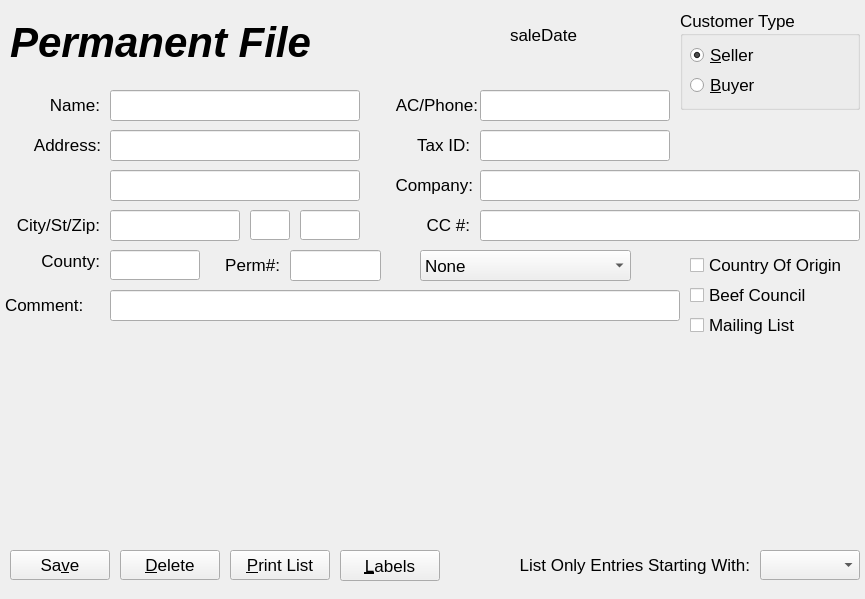
<?xml version="1.0" encoding="UTF-8"?>
<ui version="4.0">
 <class>PermanantDialog</class>
 <widget class="QDialog" name="PermanantDialog">
  <property name="windowModality">
   <enum>Qt::ApplicationModal</enum>
  </property>
  <property name="geometry">
   <rect>
    <x>0</x>
    <y>0</y>
    <width>865</width>
    <height>599</height>
   </rect>
  </property>
  <property name="font">
   <font>
    <pointsize>13</pointsize>
   </font>
  </property>
  <property name="windowTitle">
   <string>Permanent F/M</string>
  </property>
  <widget class="QLabel" name="textLabel3_9_2">
   <property name="geometry">
    <rect>
     <x>10</x>
     <y>10</y>
     <width>480</width>
     <height>64</height>
    </rect>
   </property>
   <property name="text">
    <string>&lt;i&gt;&lt;b&gt;&lt;font size=&quot;+4&quot;&gt;Permanent File&lt;/font&gt;&lt;/b&gt;&lt;/i&gt;</string>
   </property>
   <property name="scaledContents">
    <bool>true</bool>
   </property>
   <property name="alignment">
    <set>Qt::AlignVCenter</set>
   </property>
   <property name="wordWrap">
    <bool>false</bool>
   </property>
   <property name="indent">
    <number>0</number>
   </property>
  </widget>
  <widget class="QLabel" name="textLabel2_10">
   <property name="geometry">
    <rect>
     <x>20</x>
     <y>250</y>
     <width>80</width>
     <height>21</height>
    </rect>
   </property>
   <property name="text">
    <string>County:</string>
   </property>
   <property name="alignment">
    <set>Qt::AlignRight|Qt::AlignTrailing|Qt::AlignVCenter</set>
   </property>
   <property name="wordWrap">
    <bool>false</bool>
   </property>
  </widget>
  <widget class="QLineEdit" name="permAddress2">
   <property name="geometry">
    <rect>
     <x>110</x>
     <y>170</y>
     <width>250</width>
     <height>31</height>
    </rect>
   </property>
  </widget>
  <widget class="QLabel" name="textLabel2_2_2">
   <property name="geometry">
    <rect>
     <x>-10</x>
     <y>210</y>
     <width>110</width>
     <height>30</height>
    </rect>
   </property>
   <property name="text">
    <string>City/St/Zip:</string>
   </property>
   <property name="alignment">
    <set>Qt::AlignRight|Qt::AlignTrailing|Qt::AlignVCenter</set>
   </property>
   <property name="wordWrap">
    <bool>false</bool>
   </property>
  </widget>
  <widget class="QLabel" name="textLabel1_5">
   <property name="geometry">
    <rect>
     <x>20</x>
     <y>90</y>
     <width>80</width>
     <height>30</height>
    </rect>
   </property>
   <property name="text">
    <string>Name:</string>
   </property>
   <property name="alignment">
    <set>Qt::AlignRight|Qt::AlignTrailing|Qt::AlignVCenter</set>
   </property>
   <property name="wordWrap">
    <bool>false</bool>
   </property>
  </widget>
  <widget class="QLabel" name="textLabel1_3">
   <property name="geometry">
    <rect>
     <x>450</x>
     <y>550</y>
     <width>300</width>
     <height>30</height>
    </rect>
   </property>
   <property name="text">
    <string>List Only Entries Starting With:</string>
   </property>
   <property name="alignment">
    <set>Qt::AlignRight|Qt::AlignTrailing|Qt::AlignVCenter</set>
   </property>
   <property name="wordWrap">
    <bool>false</bool>
   </property>
  </widget>
  <widget class="QLineEdit" name="permName">
   <property name="geometry">
    <rect>
     <x>110</x>
     <y>90</y>
     <width>250</width>
     <height>31</height>
    </rect>
   </property>
  </widget>
  <widget class="QLineEdit" name="permZip">
   <property name="geometry">
    <rect>
     <x>300</x>
     <y>210</y>
     <width>60</width>
     <height>30</height>
    </rect>
   </property>
  </widget>
  <widget class="QLabel" name="textLabel2_2">
   <property name="geometry">
    <rect>
     <x>11</x>
     <y>130</y>
     <width>90</width>
     <height>30</height>
    </rect>
   </property>
   <property name="text">
    <string>Address:</string>
   </property>
   <property name="alignment">
    <set>Qt::AlignRight|Qt::AlignTrailing|Qt::AlignVCenter</set>
   </property>
   <property name="wordWrap">
    <bool>false</bool>
   </property>
  </widget>
  <widget class="QLabel" name="companyLabel">
   <property name="geometry">
    <rect>
     <x>363</x>
     <y>170</y>
     <width>110</width>
     <height>30</height>
    </rect>
   </property>
   <property name="text">
    <string>Company:</string>
   </property>
   <property name="alignment">
    <set>Qt::AlignRight|Qt::AlignTrailing|Qt::AlignVCenter</set>
   </property>
   <property name="wordWrap">
    <bool>false</bool>
   </property>
  </widget>
  <widget class="QComboBox" name="letterComboBox">
   <property name="geometry">
    <rect>
     <x>760</x>
     <y>550</y>
     <width>100</width>
     <height>30</height>
    </rect>
   </property>
  </widget>
  <widget class="QLabel" name="textLabel3_3">
   <property name="geometry">
    <rect>
     <x>5</x>
     <y>290</y>
     <width>100</width>
     <height>30</height>
    </rect>
   </property>
   <property name="text">
    <string>Comment:</string>
   </property>
   <property name="wordWrap">
    <bool>false</bool>
   </property>
  </widget>
  <widget class="QLabel" name="SSAN">
   <property name="geometry">
    <rect>
     <x>370</x>
     <y>130</y>
     <width>100</width>
     <height>30</height>
    </rect>
   </property>
   <property name="text">
    <string>Tax ID:</string>
   </property>
   <property name="alignment">
    <set>Qt::AlignRight|Qt::AlignTrailing|Qt::AlignVCenter</set>
   </property>
   <property name="wordWrap">
    <bool>false</bool>
   </property>
  </widget>
  <widget class="QPushButton" name="printLabelsButton">
   <property name="geometry">
    <rect>
     <x>340</x>
     <y>550</y>
     <width>100</width>
     <height>31</height>
    </rect>
   </property>
   <property name="text">
    <string>&amp;Labels</string>
   </property>
   <property name="shortcut">
    <string>Alt+L</string>
   </property>
   <property name="autoDefault">
    <bool>false</bool>
   </property>
  </widget>
  <widget class="QPushButton" name="permSave">
   <property name="geometry">
    <rect>
     <x>10</x>
     <y>550</y>
     <width>100</width>
     <height>30</height>
    </rect>
   </property>
   <property name="text">
    <string>Sa&amp;ve</string>
   </property>
   <property name="shortcut">
    <string>Alt+V</string>
   </property>
   <property name="autoDefault">
    <bool>false</bool>
   </property>
  </widget>
  <widget class="QLineEdit" name="permCity">
   <property name="geometry">
    <rect>
     <x>110</x>
     <y>210</y>
     <width>130</width>
     <height>31</height>
    </rect>
   </property>
  </widget>
  <widget class="QPushButton" name="printPermButton">
   <property name="geometry">
    <rect>
     <x>230</x>
     <y>550</y>
     <width>100</width>
     <height>30</height>
    </rect>
   </property>
   <property name="text">
    <string>&amp;Print List</string>
   </property>
   <property name="shortcut">
    <string>Alt+P</string>
   </property>
   <property name="autoDefault">
    <bool>false</bool>
   </property>
  </widget>
  <widget class="QLabel" name="textLabel1_2">
   <property name="geometry">
    <rect>
     <x>368</x>
     <y>90</y>
     <width>110</width>
     <height>30</height>
    </rect>
   </property>
   <property name="text">
    <string>AC/Phone:</string>
   </property>
   <property name="alignment">
    <set>Qt::AlignRight|Qt::AlignTrailing|Qt::AlignVCenter</set>
   </property>
   <property name="wordWrap">
    <bool>false</bool>
   </property>
  </widget>
  <widget class="QLineEdit" name="permCounty">
   <property name="geometry">
    <rect>
     <x>110</x>
     <y>250</y>
     <width>90</width>
     <height>30</height>
    </rect>
   </property>
  </widget>
  <widget class="QLineEdit" name="permAddress1">
   <property name="geometry">
    <rect>
     <x>110</x>
     <y>130</y>
     <width>250</width>
     <height>31</height>
    </rect>
   </property>
  </widget>
  <widget class="QLineEdit" name="permState">
   <property name="geometry">
    <rect>
     <x>250</x>
     <y>210</y>
     <width>40</width>
     <height>30</height>
    </rect>
   </property>
  </widget>
  <widget class="QLabel" name="textLabel1">
   <property name="geometry">
    <rect>
     <x>370</x>
     <y>210</y>
     <width>100</width>
     <height>30</height>
    </rect>
   </property>
   <property name="text">
    <string>CC #:</string>
   </property>
   <property name="alignment">
    <set>Qt::AlignRight|Qt::AlignTrailing|Qt::AlignVCenter</set>
   </property>
   <property name="wordWrap">
    <bool>false</bool>
   </property>
  </widget>
  <widget class="QPushButton" name="deletePerm">
   <property name="geometry">
    <rect>
     <x>120</x>
     <y>550</y>
     <width>100</width>
     <height>30</height>
    </rect>
   </property>
   <property name="text">
    <string>&amp;Delete</string>
   </property>
   <property name="shortcut">
    <string>Alt+D</string>
   </property>
   <property name="autoDefault">
    <bool>false</bool>
   </property>
  </widget>
  <widget class="Q3ButtonGroup" name="customerTypeButtonGroup">
   <property name="geometry">
    <rect>
     <x>680</x>
     <y>10</y>
     <width>180</width>
     <height>100</height>
    </rect>
   </property>
   <property name="title">
    <string>Customer Type</string>
   </property>
   <widget class="QRadioButton" name="sellerButton">
    <property name="geometry">
     <rect>
      <x>10</x>
      <y>30</y>
      <width>130</width>
      <height>30</height>
     </rect>
    </property>
    <property name="text">
     <string>&amp;Seller</string>
    </property>
    <property name="shortcut">
     <string>Alt+S</string>
    </property>
    <property name="checked">
     <bool>true</bool>
    </property>
   </widget>
   <widget class="QRadioButton" name="buyerButton">
    <property name="geometry">
     <rect>
      <x>10</x>
      <y>60</y>
      <width>130</width>
      <height>30</height>
     </rect>
    </property>
    <property name="text">
     <string>&amp;Buyer</string>
    </property>
    <property name="shortcut">
     <string>Alt+B</string>
    </property>
    <property name="checked">
     <bool>false</bool>
    </property>
   </widget>
  </widget>
  <widget class="QLineEdit" name="permSSN">
   <property name="geometry">
    <rect>
     <x>480</x>
     <y>130</y>
     <width>190</width>
     <height>31</height>
    </rect>
   </property>
   <property name="text">
    <string/>
   </property>
   <property name="alignment">
    <set>Qt::AlignLeading</set>
   </property>
  </widget>
  <widget class="QLineEdit" name="permPhone">
   <property name="geometry">
    <rect>
     <x>480</x>
     <y>90</y>
     <width>190</width>
     <height>31</height>
    </rect>
   </property>
   <property name="text">
    <string/>
   </property>
   <property name="alignment">
    <set>Qt::AlignLeading</set>
   </property>
  </widget>
  <widget class="QLineEdit" name="permMortgage">
   <property name="geometry">
    <rect>
     <x>480</x>
     <y>170</y>
     <width>380</width>
     <height>31</height>
    </rect>
   </property>
   <property name="alignment">
    <set>Qt::AlignLeading</set>
   </property>
  </widget>
  <widget class="QLineEdit" name="permCCNo">
   <property name="geometry">
    <rect>
     <x>480</x>
     <y>210</y>
     <width>380</width>
     <height>31</height>
    </rect>
   </property>
   <property name="alignment">
    <set>Qt::AlignLeading</set>
   </property>
  </widget>
  <widget class="QLabel" name="currentDate">
   <property name="geometry">
    <rect>
     <x>510</x>
     <y>20</y>
     <width>150</width>
     <height>30</height>
    </rect>
   </property>
   <property name="text">
    <string>saleDate</string>
   </property>
   <property name="wordWrap">
    <bool>false</bool>
   </property>
  </widget>
  <widget class="QLineEdit" name="permComment">
   <property name="geometry">
    <rect>
     <x>110</x>
     <y>290</y>
     <width>570</width>
     <height>31</height>
    </rect>
   </property>
  </widget>
  <widget class="QLabel" name="permNumberLabel">
   <property name="geometry">
    <rect>
     <x>210</x>
     <y>250</y>
     <width>70</width>
     <height>30</height>
    </rect>
   </property>
   <property name="text">
    <string>Perm#:</string>
   </property>
   <property name="alignment">
    <set>Qt::AlignRight|Qt::AlignTrailing|Qt::AlignVCenter</set>
   </property>
   <property name="wordWrap">
    <bool>false</bool>
   </property>
  </widget>
  <widget class="Q3ListBox" name="customers">
   <property name="geometry">
    <rect>
     <x>10</x>
     <y>350</y>
     <width>850</width>
     <height>190</height>
    </rect>
   </property>
   <property name="font">
    <font>
     <family>Bitstream Vera Sans Mono</family>
     <pointsize>13</pointsize>
    </font>
   </property>
   <property name="focusPolicy">
    <enum>Qt::NoFocus</enum>
   </property>
   <property name="columnMode">
    <enum>Q3ListBox::FixedNumber</enum>
   </property>
   <property name="rowMode">
    <enum>Q3ListBox::Variable</enum>
   </property>
   <property name="variableWidth">
    <bool>true</bool>
   </property>
   <property name="variableHeight">
    <bool>false</bool>
   </property>
  </widget>
  <widget class="QLineEdit" name="permNumberEdit">
   <property name="geometry">
    <rect>
     <x>290</x>
     <y>250</y>
     <width>91</width>
     <height>31</height>
    </rect>
   </property>
  </widget>
  <widget class="QCheckBox" name="permMadCow">
   <property name="geometry">
    <rect>
     <x>690</x>
     <y>250</y>
     <width>170</width>
     <height>30</height>
    </rect>
   </property>
   <property name="text">
    <string>Country Of Origin</string>
   </property>
  </widget>
  <widget class="QCheckBox" name="permBCouncil">
   <property name="geometry">
    <rect>
     <x>690</x>
     <y>280</y>
     <width>170</width>
     <height>30</height>
    </rect>
   </property>
   <property name="text">
    <string>Beef Council</string>
   </property>
  </widget>
  <widget class="QCheckBox" name="permMailList">
   <property name="geometry">
    <rect>
     <x>690</x>
     <y>310</y>
     <width>170</width>
     <height>30</height>
    </rect>
   </property>
   <property name="text">
    <string>Mailing List</string>
   </property>
  </widget>
  <widget class="QComboBox" name="relationsComboBox">
   <property name="geometry">
    <rect>
     <x>420</x>
     <y>250</y>
     <width>211</width>
     <height>31</height>
    </rect>
   </property>
   <item>
    <property name="text">
     <string>None</string>
    </property>
   </item>
   <item>
    <property name="text">
     <string>Owner</string>
    </property>
   </item>
   <item>
    <property name="text">
     <string>Officer</string>
    </property>
   </item>
   <item>
    <property name="text">
     <string>Agent</string>
    </property>
   </item>
   <item>
    <property name="text">
     <string>Employee</string>
    </property>
   </item>
  </widget>
 </widget>
 <layoutdefault spacing="6" margin="11"/>
 <pixmapfunction>qPixmapFromMimeSource</pixmapfunction>
 <customwidgets>
  <customwidget>
   <class>Q3GroupBox</class>
   <extends>QGroupBox</extends>
   <header>Qt3Support/Q3GroupBox</header>
   <container>1</container>
  </customwidget>
  <customwidget>
   <class>Q3Frame</class>
   <extends>QFrame</extends>
   <header>Qt3Support/Q3Frame</header>
   <container>1</container>
  </customwidget>
  <customwidget>
   <class>Q3ButtonGroup</class>
   <extends>Q3GroupBox</extends>
   <header>Qt3Support/Q3ButtonGroup</header>
   <container>1</container>
  </customwidget>
  <customwidget>
   <class>Q3ListBox</class>
   <extends>Q3Frame</extends>
   <header>q3listbox.h</header>
  </customwidget>
 </customwidgets>
 <tabstops>
  <tabstop>permName</tabstop>
  <tabstop>permAddress1</tabstop>
  <tabstop>permAddress2</tabstop>
  <tabstop>permCity</tabstop>
  <tabstop>permState</tabstop>
  <tabstop>permZip</tabstop>
  <tabstop>permCounty</tabstop>
  <tabstop>permPhone</tabstop>
  <tabstop>permSSN</tabstop>
  <tabstop>permMortgage</tabstop>
  <tabstop>permCCNo</tabstop>
  <tabstop>permComment</tabstop>
  <tabstop>permMadCow</tabstop>
  <tabstop>permBCouncil</tabstop>
  <tabstop>permMailList</tabstop>
  <tabstop>permSave</tabstop>
  <tabstop>deletePerm</tabstop>
  <tabstop>printPermButton</tabstop>
 </tabstops>
 <includes>
  <include location="local">dao/customerdao.h</include>
  <include location="global">vector</include>
 </includes>
 <resources/>
 <connections/>
</ui>
